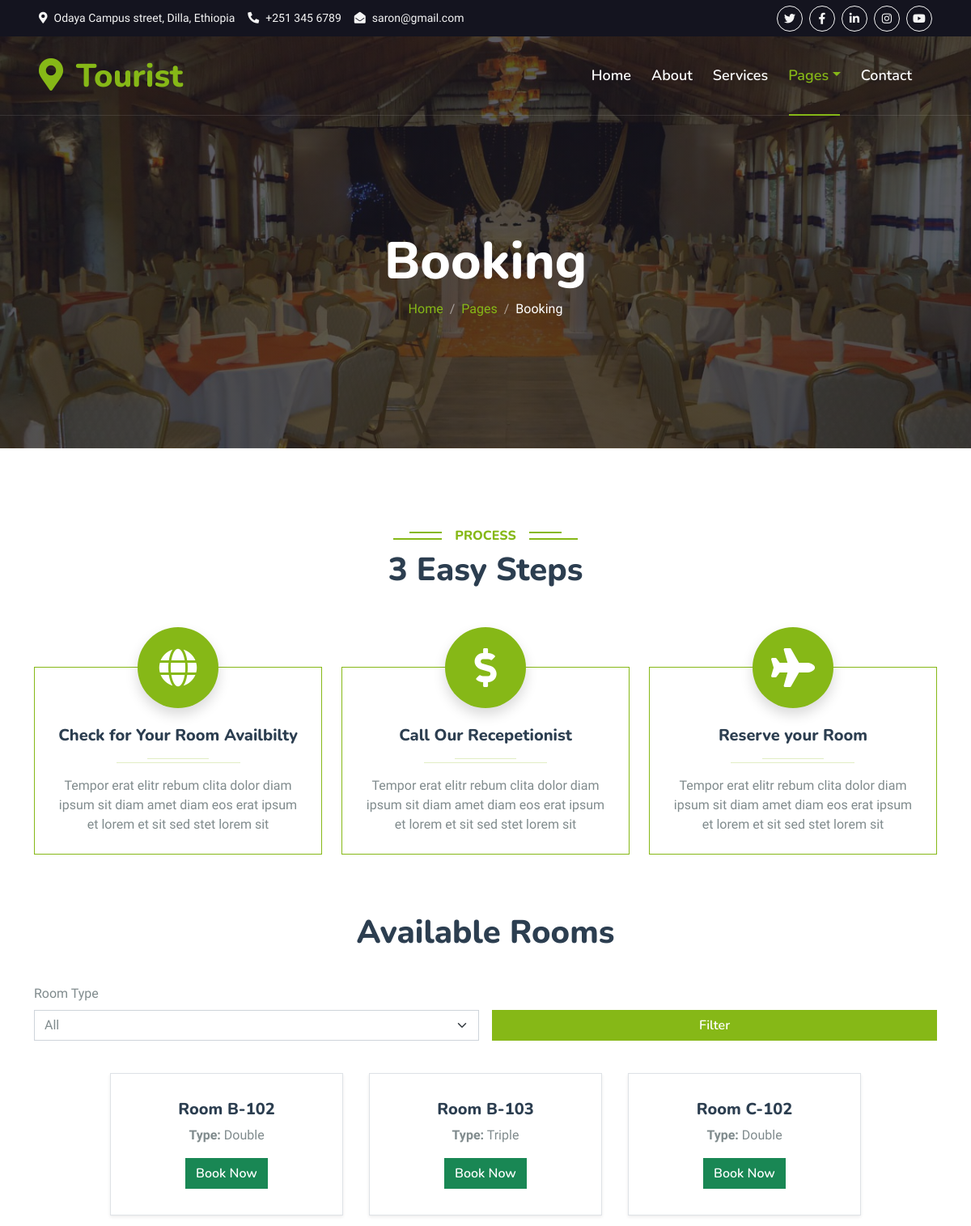
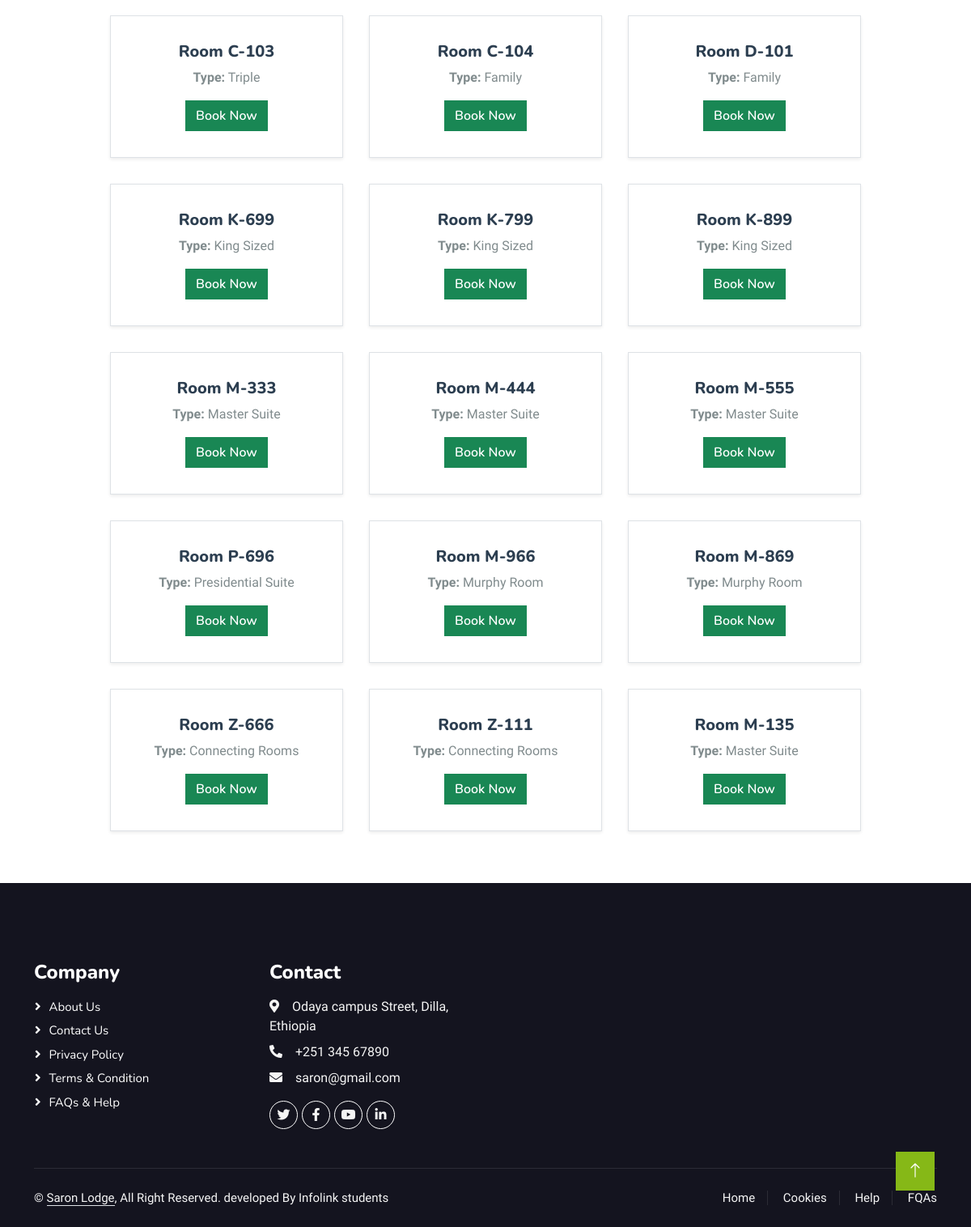
The page /user/booking.php on the database its author committed (2 pictures, top to bottom).
### tables this page shows
CREATE TABLE `room` (
  `room_id` int(10) NOT NULL,
  `room_type_id` int(10) NOT NULL,
  `room_no` varchar(10) NOT NULL,
  `status` tinyint(1) DEFAULT NULL,
  `check_in_status` tinyint(1) NOT NULL,
  `check_out_status` tinyint(1) NOT NULL,
  `deleteStatus` tinyint(1) DEFAULT 0
);

CREATE TABLE `room_type` (
  `room_type_id` int(10) NOT NULL,
  `room_type` varchar(100) NOT NULL,
  `price` int(10) NOT NULL,
  `max_person` int(10) NOT NULL
);

### user/booking.php (the view, shortened to what this page needs)
<?php
$conn = new mysqli("localhost", "root", "", "hotelthree");
$sql = "SELECT room.room_id, room.room_no, room.status, room_type.room_type
        FROM room
        JOIN room_type ON room.room_type_id = room_type.room_type_id
        WHERE (room.status IS NULL OR room.status != 1)";
$result = $conn->query($sql);
?>
<!DOCTYPE html>
<html lang="en">
<head>
    <link href="https://cdnjs.cloudflare.com/ajax/libs/font-awesome/5.10.0/css/all.min.css" rel="stylesheet">
    <link href="https://cdn.jsdelivr.net/npm/bootstrap-icons@1.4.1/font/bootstrap-icons.css" rel="stylesheet">
    <link href="lib/animate/animate.min.css" rel="stylesheet">
    <link href="lib/owlcarousel/assets/owl.carousel.min.css" rel="stylesheet">
    <link href="lib/tempusdominus/css/tempusdominus-bootstrap-4.min.css" rel="stylesheet" />
    <link href="css/bootstrap.min.css" rel="stylesheet">
    <link href="css/style.css" rel="stylesheet">
</head>
<body>
    <div class="container-fluid bg-dark px-5 d-none d-lg-block">
        <div class="row gx-0">
            <div class="col-lg-8 text-center text-lg-start mb-2 mb-lg-0">
                <div class="d-inline-flex align-items-center" style="height: 45px;">
                    <small class="me-3 text-light"><i class="fa fa-map-marker-alt me-2"></i>Odaya Campus street, Dilla, Ethiopia</small>
                    <small class="me-3 text-light"><i class="fa fa-phone-alt me-2"></i>+251 345 6789</small>
                    <small class="text-light"><i class="fa fa-envelope-open me-2"></i>saron@gmail.com</small>
                </div>
            </div>
            <div class="col-lg-4 text-center text-lg-end">
                <div class="d-inline-flex align-items-center" style="height: 45px;">
                    <a class="btn btn-sm btn-outline-light btn-sm-square rounded-circle me-2" href=""><i class="fab fa-twitter fw-normal"></i></a>
                    <a class="btn btn-sm btn-outline-light btn-sm-square rounded-circle me-2" href=""><i class="fab fa-facebook-f fw-normal"></i></a>
                    <a class="btn btn-sm btn-outline-light btn-sm-square rounded-circle me-2" href=""><i class="fab fa-linkedin-in fw-normal"></i></a>
                    <a class="btn btn-sm btn-outline-light btn-sm-square rounded-circle me-2" href=""><i class="fab fa-instagram fw-normal"></i></a>
                    <a class="btn btn-sm btn-outline-light btn-sm-square rounded-circle" href=""><i class="fab fa-youtube fw-normal"></i></a>
                </div>
            </div>
        </div>
    </div>
    <div class="container-fluid position-relative p-0">
        <nav class="navbar navbar-expand-lg navbar-light px-4 px-lg-5 py-3 py-lg-0">
            <a href="" class="navbar-brand p-0">
                <h1 class="text-primary m-0"><i class="fa fa-map-marker-alt me-3"></i>Tourist</h1>
            </a>
            <div class="collapse navbar-collapse" id="navbarCollapse">
                <div class="navbar-nav ms-auto py-0">
                    <a href="index.php" class="nav-item nav-link">Home</a>
                    <a href="index.php#aboutus" class="nav-item nav-link">About</a>
                    <a href="index.php#services" class="nav-item nav-link">Services</a>
                    <div class="nav-item dropdown">
                        <a href="#" class="nav-link dropdown-toggle active" data-bs-toggle="dropdown">Pages</a>
                    </div>
                    <a href="contact.html" class="nav-item nav-link">Contact</a>
                </div>
            </div>
        </nav>
        <div class="container-fluid bg-primary py-5 mb-5 hero-header">
            <div class="container py-5">
                <div class="row justify-content-center py-5">
                    <div class="col-lg-10 pt-lg-5 mt-lg-5 text-center">
                        <h1 class="display-3 text-white animated slideInDown">Booking</h1>
                        <nav aria-label="breadcrumb">
                            <ol class="breadcrumb justify-content-center">
                                <li class="breadcrumb-item"><a href="#">Home</a></li>
                                <li class="breadcrumb-item"><a href="#">Pages</a></li>
                                <li class="breadcrumb-item text-white active" aria-current="page">Booking</li>
                            </ol>
                        </nav>
                    </div>
                </div>
            </div>
        </div>
    </div>
    <div class="container-xxl py-5">
        <div class="container">
            <div class="text-center pb-4 wow fadeInUp" data-wow-delay="0.1s">
                <h6 class="section-title bg-white text-center text-primary px-3">Process</h6>
                <h1 class="mb-5">3 Easy Steps</h1>
            </div>
            <div class="row gy-5 gx-4 justify-content-center">
                <div class="col-lg-4 col-sm-6 text-center pt-4 wow fadeInUp" data-wow-delay="0.1s">
                    <div class="position-relative border border-primary pt-5 pb-4 px-4">
                        <div class="d-inline-flex align-items-center justify-content-center bg-primary rounded-circle position-absolute top-0 start-50 translate-middle shadow" style="width: 100px; height: 100px;">
                            <i class="fa fa-globe fa-3x text-white"></i>
                        </div>
                        <h5 class="mt-4">Check for Your Room Availbilty</h5>
                        <hr class="w-25 mx-auto bg-primary mb-1">
                        <hr class="w-50 mx-auto bg-primary mt-0">
                        <p class="mb-0">Tempor erat elitr rebum clita dolor diam ipsum sit diam amet diam eos erat ipsum et lorem et sit sed stet lorem sit</p>
                    </div>
                </div>
                <div class="col-lg-4 col-sm-6 text-center pt-4 wow fadeInUp" data-wow-delay="0.3s">
                    <div class="position-relative border border-primary pt-5 pb-4 px-4">
                        <div class="d-inline-flex align-items-center justify-content-center bg-primary rounded-circle position-absolute top-0 start-50 translate-middle shadow" style="width: 100px; height: 100px;">
                            <i class="fa fa-dollar-sign fa-3x text-white"></i>
                        </div>
                        <h5 class="mt-4">Call Our Recepetionist</h5>
                        <hr class="w-25 mx-auto bg-primary mb-1">
                        <hr class="w-50 mx-auto bg-primary mt-0">
                        <p class="mb-0">Tempor erat elitr rebum clita dolor diam ipsum sit diam amet diam eos erat ipsum et lorem et sit sed stet lorem sit</p>
                    </div>
                </div>
                <div class="col-lg-4 col-sm-6 text-center pt-4 wow fadeInUp" data-wow-delay="0.5s">
                    <div class="position-relative border border-primary pt-5 pb-4 px-4">
                        <div class="d-inline-flex align-items-center justify-content-center bg-primary rounded-circle position-absolute top-0 start-50 translate-middle shadow" style="width: 100px; height: 100px;">
                            <i class="fa fa-plane fa-3x text-white"></i>
                        </div>
                        <h5 class="mt-4">Reserve your Room</h5>
                        <hr class="w-25 mx-auto bg-primary mb-1">
                        <hr class="w-50 mx-auto bg-primary mt-0">
                        <p class="mb-0">Tempor erat elitr rebum clita dolor diam ipsum sit diam amet diam eos erat ipsum et lorem et sit sed stet lorem sit</p>
                    </div>
                </div>
            </div>
        </div>
    </div>
    <div class="container my-4">
    <h1 class="text-center">Available Rooms</h1>
    <form class="row g-3 my-4" method="GET" action="">
        <div class="col-md-6">
            <label for="room_type" class="form-label">Room Type</label>
            <select id="room_type" name="room_type" class="form-select">
                <option value="">All</option>
            </select>
        </div>
        <div class="col-md-6 align-self-end">
            <button type="submit" class="btn btn-primary w-100">Filter</button>
        </div>
    </form>
    <div class="room-list">
        <?php
        if ($result->num_rows > 0) {
            while ($row = $result->fetch_assoc()) {
                echo "<div class='card border shadow-sm' style='width: 18rem;'>";
                echo "<div class='card-body'>";
                echo "<h5 class='card-title'>Room " . $row['room_no'] . "</h5>";
                echo "<p class='card-text'><strong>Type:</strong> " . $row['room_type'] . "</p>";
                echo "<a href='bookroom.php?room_id=" . $row['room_id'] . "' class='btn btn-success'>Book Now</a>";
                echo "</div>";
                echo "</div>";
            }
        } else {
            echo "<p class='text-center'>No rooms available.</p>";
        }
        ?>
    </div>
</div>
    <div class="container-fluid bg-dark text-light footer pt-5 mt-5 wow fadeIn" data-wow-delay="0.1s">
        <div class="container py-5">
            <div class="row g-5">
                <div class="col-lg-3 col-md-6">
                    <h4 class="text-white mb-3">Company</h4>
                    <a class="btn btn-link" href="">About Us</a>
                    <a class="btn btn-link" href="">Contact Us</a>
                    <a class="btn btn-link" href="">Privacy Policy</a>
                    <a class="btn btn-link" href="">Terms & Condition</a>
                    <a class="btn btn-link" href="">FAQs & Help</a>
                </div>
                <div class="col-lg-3 col-md-6">
                    <h4 class="text-white mb-3">Contact</h4>
                    <p class="mb-2"><i class="fa fa-map-marker-alt me-3"></i>Odaya campus Street, Dilla, Ethiopia</p>
                    <p class="mb-2"><i class="fa fa-phone-alt me-3"></i>+251 345 67890</p>
                    <p class="mb-2"><i class="fa fa-envelope me-3"></i>saron@gmail.com</p>
                    <div class="d-flex pt-2">
                        <a class="btn btn-outline-light btn-social" href=""><i class="fab fa-twitter"></i></a>
                        <a class="btn btn-outline-light btn-social" href=""><i class="fab fa-facebook-f"></i></a>
                        <a class="btn btn-outline-light btn-social" href=""><i class="fab fa-youtube"></i></a>
                        <a class="btn btn-outline-light btn-social" href=""><i class="fab fa-linkedin-in"></i></a>
                    </div>
                </div>
            </div>
        </div>
        <div class="container">
            <div class="copyright">
                <div class="row">
                    <div class="col-md-6 text-center text-md-start mb-3 mb-md-0">
                        &copy; <a class="border-bottom" href="#">Saron Lodge</a>, All Right Reserved.
                        developed  By Infolink students
                    </div>
                    <div class="col-md-6 text-center text-md-end">
                        <div class="footer-menu">
                            <a href="">Home</a>
                            <a href="">Cookies</a>
                            <a href="">Help</a>
                            <a href="">FQAs</a>
                        </div>
                    </div>
                </div>
            </div>
        </div>
    </div>
    <a href="#" class="btn btn-lg btn-primary btn-lg-square back-to-top"><i class="bi bi-arrow-up"></i></a>
</body>
</html>

### user/css/style.css (style rules this page uses)
:root { --primary: #86B817; --secondary: #FE8800; --light: #F5F5F5; --dark: #14141F; }
.back-to-top { position: fixed; display: none; right: 45px; bottom: 45px; z-index: 99; }
.btn { font-family: 'Nunito', sans-serif; font-weight: 600; transition: .5s; }
.btn.btn-primary, .btn.btn-secondary { color: #FFFFFF; }
.btn-sm-square { width: 32px; height: 32px; }
.btn-lg-square { width: 48px; height: 48px; }
.btn-square, .btn-sm-square, .btn-lg-square { padding: 0; display: flex; align-items: center; justify-content: center; font-weight: normal; border-radius: 0px; }
.navbar-light .navbar-nav .nav-link { font-family: 'Nunito', sans-serif; position: relative; margin-right: 25px; padding: 35px 0; color: #FFFFFF !important; font-size: 18px; font-weight: 600; outline: none; transition: .5s; }
.navbar-light .navbar-nav .nav-link:hover, .navbar-light .navbar-nav .nav-link.active { color: var(--primary) !important; }
@media (min-width: 992px) { .navbar-light { position: absolute; width: 100%; top: 0; left: 0; border-bottom: 1px solid rgba(256, 256, 256, .1); z-index: 999; } }
@media (min-width: 992px) { .navbar-light .navbar-nav .nav-link::before { position: absolute; content: ""; width: 0; height: 2px; bottom: -1px; left: 50%; background: var(--primary); transition: .5s; } }
@media (min-width: 992px) { .navbar-light .navbar-nav .nav-link:hover::before, .navbar-light .navbar-nav .nav-link.active::before { width: calc(100% - 2px); left: 1px; } }
.hero-header { background: linear-gradient(rgba(20, 20, 31, .7), rgba(20, 20, 31, .7)), url(../../img/picfour.jpg); background-position: center center; background-repeat: no-repeat; background-size: cover; }
.breadcrumb-item + .breadcrumb-item::before { color: rgba(255, 255, 255, .5); }
.section-title { position: relative; display: inline-block; text-transform: uppercase; }
.section-title::before { position: absolute; content: ""; width: calc(100% + 80px); height: 2px; top: 4px; left: -40px; background: var(--primary); z-index: -1; }
.section-title::after { position: absolute; content: ""; width: calc(100% + 120px); height: 2px; bottom: 5px; left: -60px; background: var(--primary); z-index: -1; }
.footer .btn.btn-social { margin-right: 5px; width: 35px; height: 35px; display: flex; align-items: center; justify-content: center; color: var(--light); font-weight: normal; border: 1px solid #FFFFFF; border-radius: 35px; transition: .3s; }
.footer .btn.btn-link { display: block; margin-bottom: 5px; padding: 0; text-align: left; color: #FFFFFF; font-size: 15px; font-weight: normal; text-transform: capitalize; transition: .3s; }
.footer .btn.btn-link::before { position: relative; content: "\f105"; font-family: "Font Awesome 5 Free"; font-weight: 900; margin-right: 10px; }
.footer .copyright { padding: 25px 0; font-size: 15px; border-top: 1px solid rgba(256, 256, 256, .1); }
.footer .copyright a { color: var(--light); }
.footer .footer-menu a { margin-right: 15px; padding-right: 15px; border-right: 1px solid rgba(255, 255, 255, .1); }
.footer .footer-menu a:last-child { margin-right: 0; padding-right: 0; border-right: none; }

### user/booking.php (style rules this page uses)
.card { margin: 16px; padding: 16px; text-align: center; }
.room-list { display: flex; flex-wrap: wrap; justify-content: center; }

### rows shown on the page
room: room_no "B-102", room_type.room_type "Double"
room: room_no "B-103", room_type.room_type "Triple"
room: room_no "C-102", room_type.room_type "Double"
room: room_no "C-103", room_type.room_type "Triple"
room: room_no "C-104", room_type.room_type "Family"
room: room_no "D-101", room_type.room_type "Family"
room: room_no "K-699", room_type.room_type "King Sized"
room: room_no "K-799", room_type.room_type "King Sized"
room: room_no "K-899", room_type.room_type "King Sized"
room: room_no "M-333", room_type.room_type "Master Suite"
room: room_no "M-444", room_type.room_type "Master Suite"
room: room_no "M-555", room_type.room_type "Master Suite"
room: room_no "P-696", room_type.room_type "Presidential Suite"
room: room_no "M-966", room_type.room_type "Murphy Room"
room: room_no "M-869", room_type.room_type "Murphy Room"
room: room_no "Z-666", room_type.room_type "Connecting Rooms"
room: room_no "Z-111", room_type.room_type "Connecting Rooms"
room: room_no "M-135", room_type.room_type "Master Suite"
